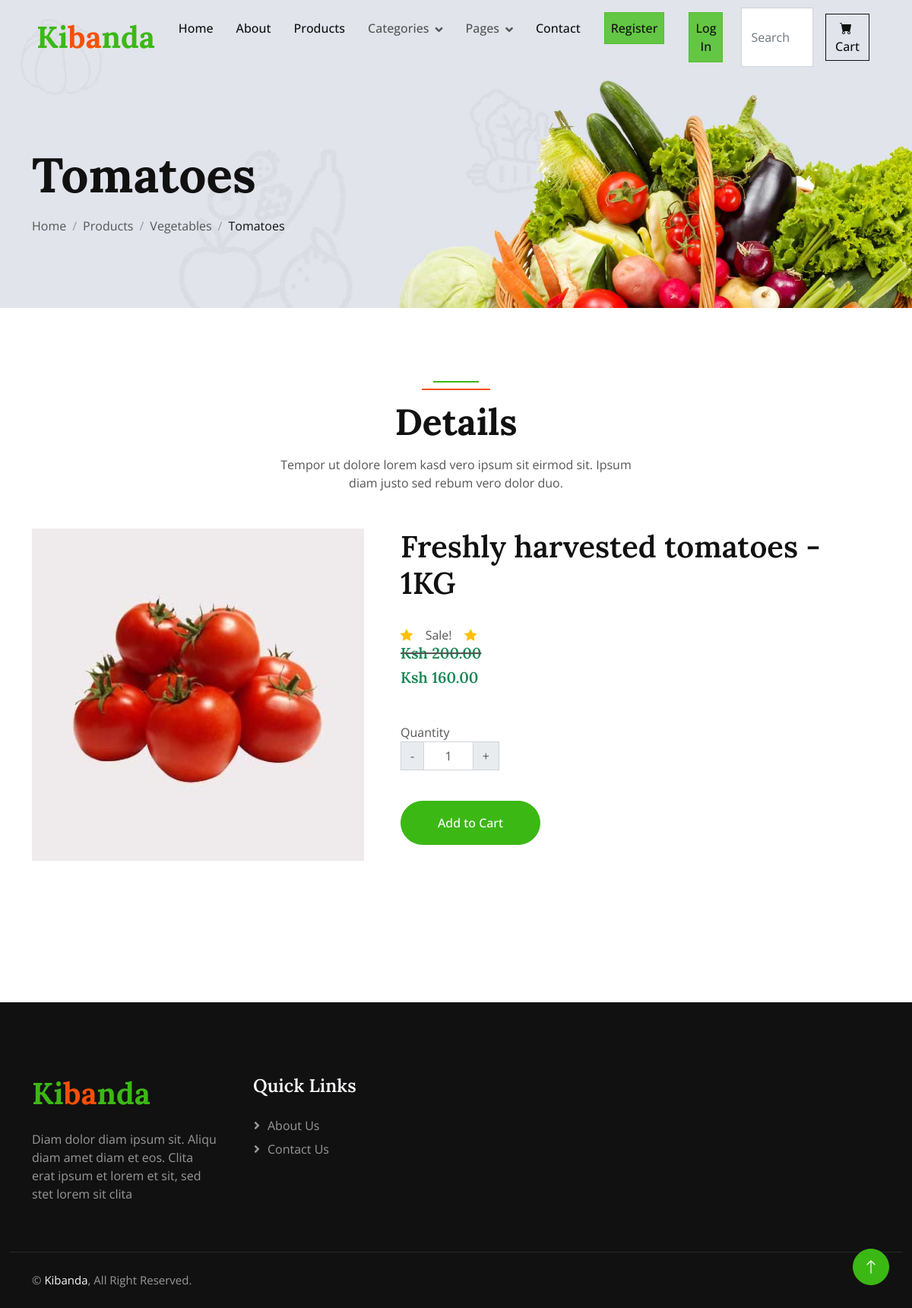
The app's page /viewdetails/1 with its own data.
### Store/models.py (models this page shows, shortened)
class Product(models.Model):
    name = models.CharField(max_length=100)
    price = models.DecimalField(default=0, decimal_places=2, max_digits=6)
    category = models.ForeignKey(Category, on_delete=models.CASCADE, default=1)
    description = models.CharField(max_length=250, default='', blank=True, null=True)
    image = models.ImageField(upload_to='uploads/products', default='uploads/products/product.png')
    is_sale = models.BooleanField(default=False)
    sales_price = models.DecimalField(default=0, decimal_places=2, max_digits=6)

class Category(models.Model):
    name = models.CharField(max_length=50)
    def __str__(self):
        return self.name

### Store/views.py (the view)
# urls.py: path("viewdetails/<id>", views.viewdetails, name="viewdetails"),
def viewdetails(request, id):
    details = Product.objects.get(id=id)
    return render(request,"viewdetail.html", {'navbar':'products', 'details':details})

### Store/templates/viewdetail.html (shortened to what this page needs)
{% extends 'layout.html' %}
{% load static %}
{% block body %}
    <div class="container-fluid page-header wow fadeIn" data-wow-delay="0.1s">
        <div class="container">
            <h1 class="display-3 mb-3 animated slideInDown">{{ details.name }}</h1>
            <nav aria-label="breadcrumb animated slideInDown">
                <ol class="breadcrumb mb-0">
                    <li class="breadcrumb-item"><a class="text-body" href="{% url 'Store:home' %}">Home</a></li>
                    <li class="breadcrumb-item"><a class="text-body" href="{% url 'Store:products' %}">Products</a></li>
                    <li class="breadcrumb-item"><a class="text-body" href="">{{ details.category }}</a></li>
                    <li class="breadcrumb-item text-dark active" aria-current="page">{{ details.name }}</li>
                </ol>
            </nav>
        </div>
    </div>
    <div class="container-xxl py-6">
        <div class="container">
            <div class="section-header text-center mx-auto mb-5 wow fadeInUp" data-wow-delay="0.1s" style="max-width: 500px;">
                <h1 class="display-5 mb-3">Details</h1>
                <p>Tempor ut dolore lorem kasd vero ipsum sit eirmod sit. Ipsum diam justo sed rebum vero dolor duo.</p>
            </div>
            {% if details.is_sale %}
                      	<div class="row g-5 ">
                    <div class="col-lg-5 col-md-12 wow fadeInUp" data-wow-delay="0.3s">
                            <div class=" wow fadeIn" data-wow-delay="0.1s" style="margin-bottom: -6px;">
                                <img class="img-fluid w-100" src="/media/{{ details.image }}" alt="">
                            </div>
                    </div>
                  <div class="col-lg-7 col-md-12 wow fadeInUp" data-wow-delay="0.5s">
                      <h1>{{ details.description }}</h1><br>
                      <span class="text-warning bi-star-fill"></span>
                        &nbsp;&nbsp; Sale! &nbsp;&nbsp;
                      <span class="text-warning bi-star-fill"></span>
                      <strike><h5 class=" text-success">Ksh {{ details.price }}</h5></strike>
                      <h5 class=" text-success">Ksh {{ details.sales_price }}</h5>
                      <br>
                      <div class="row mt-3">
                      <div class="col_ms_3">
                          <label for="Quantity">Quantity</label>
                          <div class="input-group text-center mb-3" style="width: 130px;">
                              <button class="input-group-text update-cart" id="decreament-btn">-</button>
                              <input type="text" class="form-control text-center" id="#qty-input" name="quantity" value="1">
                              <button class="input-group-text update-cart" id="increament-btn">+</button>
                          </div>
                      </div>
                      </div><br>
                      <button data-product="{{ details.id }}" data-action="add"  class="btn btn-primary rounded-pill py-3 px-5 update-cart"  type="submit">Add to Cart</button>
                </div>
            </div>
                      {% endif %}
        </div>
    </div>
    <br><br>
{% endblock %}

### Store/static/css/style.css (style rules this page uses)
:root { --primary: #3CB815; --secondary: #F65005; --light: #F7F8FC; --dark: #111111; }
.py-6 { padding-top: 6rem; padding-bottom: 6rem; }
.btn { font-weight: 500; transition: .5s; }
.btn.btn-primary, .btn.btn-secondary, .btn.btn-outline-primary:hover, .btn.btn-outline-secondary:hover { color: #FFFFFF; }
.page-header { padding-top: 12rem; padding-bottom: 6rem; background: url(../img/carousel-1.jpg) top right no-repeat; background-size: cover; }
.breadcrumb-item+.breadcrumb-item::before { color: #999999; }
.section-header { position: relative; padding-top: 25px; }
.section-header::before { position: absolute; content: ""; width: 60px; height: 2px; top: 0; left: 50%; transform: translateX(-50%); background: var(--primary); }
.section-header::after { position: absolute; content: ""; width: 90px; height: 2px; top: 10px; left: 50%; transform: translateX(-50%); background: var(--secondary); }

### records on screen
Product: name "Tomatoes", category "Vegetables", image (picture), description "Freshly harvested tomatoes - 1KG", price "200.00", sales_price "160.00"
